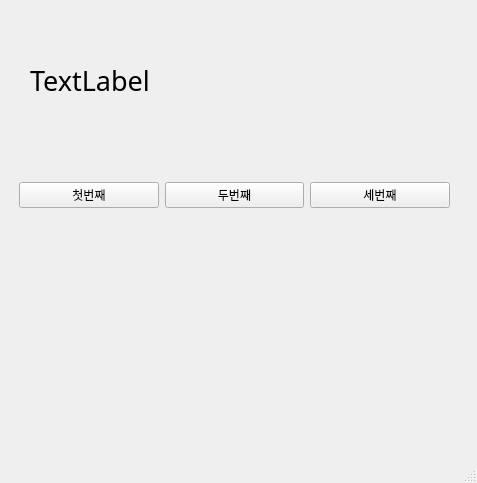
<?xml version="1.0" encoding="UTF-8"?>
<ui version="4.0">
 <class>MainWindow</class>
 <widget class="QMainWindow" name="MainWindow">
  <property name="geometry">
   <rect>
    <x>0</x>
    <y>0</y>
    <width>477</width>
    <height>483</height>
   </rect>
  </property>
  <property name="windowTitle">
   <string>MainWindow</string>
  </property>
  <widget class="QWidget" name="centralwidget">
   <widget class="QWidget" name="horizontalLayoutWidget">
    <property name="geometry">
     <rect>
      <x>19</x>
      <y>120</y>
      <width>431</width>
      <height>151</height>
     </rect>
    </property>
    <layout class="QHBoxLayout" name="horizontalLayout">
     <item>
      <widget class="QPushButton" name="pushButton">
       <property name="text">
        <string>첫번째</string>
       </property>
      </widget>
     </item>
     <item>
      <widget class="QPushButton" name="pushButton_3">
       <property name="text">
        <string>두번째</string>
       </property>
      </widget>
     </item>
     <item>
      <widget class="QPushButton" name="pushButton_2">
       <property name="text">
        <string>세번째</string>
       </property>
      </widget>
     </item>
    </layout>
   </widget>
   <widget class="QLabel" name="label">
    <property name="geometry">
     <rect>
      <x>30</x>
      <y>50</y>
      <width>411</width>
      <height>61</height>
     </rect>
    </property>
    <property name="font">
     <font>
      <family>휴먼둥근헤드라인</family>
      <pointsize>20</pointsize>
      <weight>50</weight>
      <bold>false</bold>
     </font>
    </property>
    <property name="text">
     <string>TextLabel</string>
    </property>
   </widget>
  </widget>
  <widget class="QMenuBar" name="menubar">
   <property name="geometry">
    <rect>
     <x>0</x>
     <y>0</y>
     <width>477</width>
     <height>21</height>
    </rect>
   </property>
  </widget>
  <widget class="QStatusBar" name="statusbar"/>
 </widget>
 <resources/>
 <connections>
  <connection>
   <sender>pushButton</sender>
   <signal>clicked()</signal>
   <receiver>MainWindow</receiver>
   <slot>firstClick()</slot>
   <hints>
    <hint type="sourcelabel">
     <x>41</x>
     <y>212</y>
    </hint>
    <hint type="destinationlabel">
     <x>84</x>
     <y>301</y>
    </hint>
   </hints>
  </connection>
  <connection>
   <sender>pushButton_3</sender>
   <signal>clicked()</signal>
   <receiver>MainWindow</receiver>
   <slot>secondClick()</slot>
   <hints>
    <hint type="sourcelabel">
     <x>193</x>
     <y>214</y>
    </hint>
    <hint type="destinationlabel">
     <x>217</x>
     <y>302</y>
    </hint>
   </hints>
  </connection>
  <connection>
   <sender>pushButton_2</sender>
   <signal>clicked()</signal>
   <receiver>MainWindow</receiver>
   <slot>thirdClick()</slot>
   <hints>
    <hint type="sourcelabel">
     <x>337</x>
     <y>215</y>
    </hint>
    <hint type="destinationlabel">
     <x>377</x>
     <y>304</y>
    </hint>
   </hints>
  </connection>
 </connections>
 <slots>
  <slot>firstClick()</slot>
  <slot>secondClick()</slot>
  <slot>thirdClick()</slot>
 </slots>
</ui>
